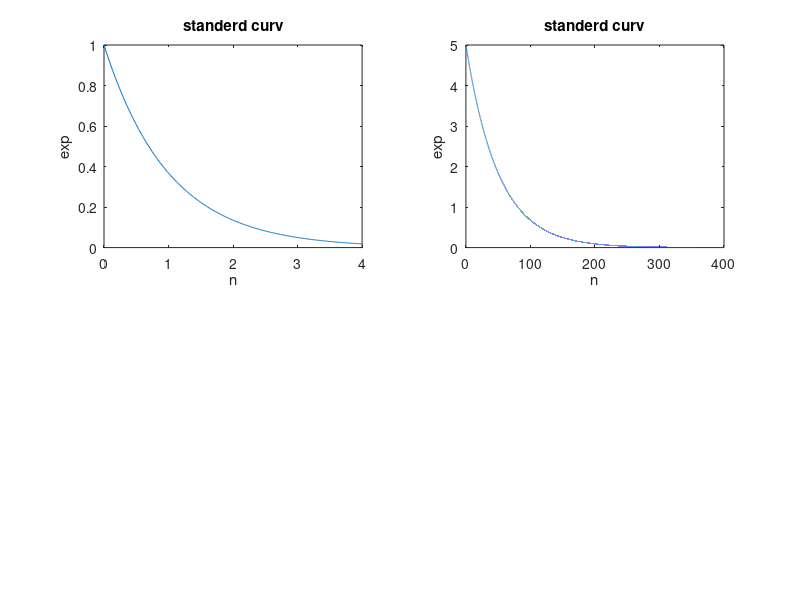

Recreate this plot in MATLAB.
clc;
clear;
n=0:64;
a=1;
f=1;
fs=8;
subplot(2,2,2);
y=a*sin(2*pi*(f/fs)*n+0);
plot(y);plot(n,y);
xlabel('n');
ylabel('sinx');
title('sinusoidal wave');


n=0:64;
a=1;
f=1;
fs=8;
subplot(2,2,2);
y=a*sin(2*pi*(f/fs)*n+3.14/2);
plot(y);plot(n,y);
xlabel('n');
ylabel('sinx');
title('sinusoidal wave');


t=0:0.01:4;
subplot(2,2,1);
y=exp(-t)
plot(t,y);
xlabel('n');
ylabel('exp');
title('standerd curv');



t=0:0.01:400;
y=5 * exp(-0.02 * t)
subplot(2,2,2);
plot(t,y);
xlabel('n');
ylabel('exp');
title('standerd curv');
